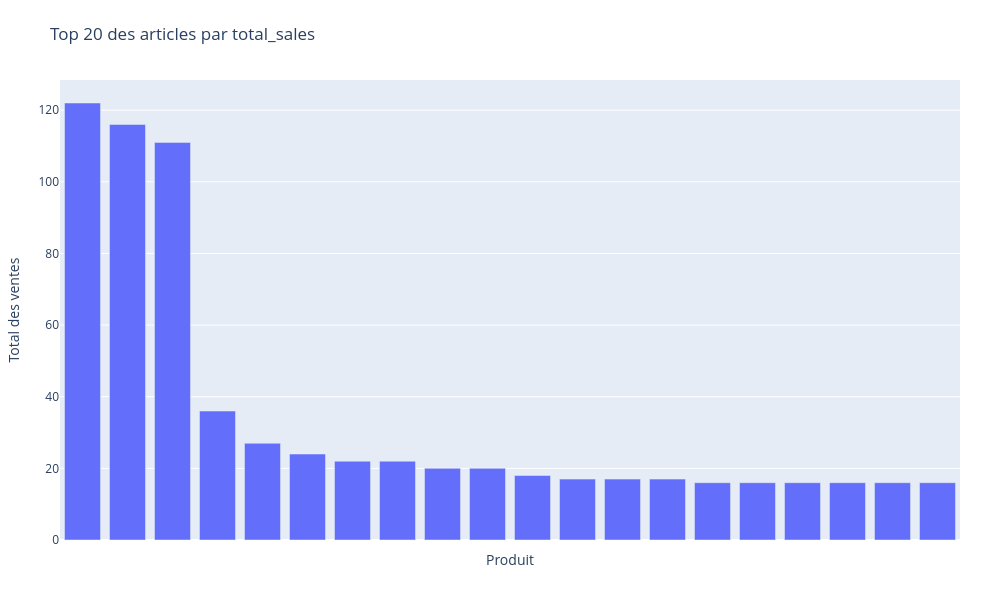

Notebook code for this chart:
### Markdown cell above
Pour la présentation, on va le refaire en enlevant les légendes de colonnes :

### Code cell
# Graphique en barres des 20 premiers articles par total_sales

top20_quant = (
    erp_nettoye_web_nettoye_liaison
    .sort_values(by='total_sales', ascending=False)
    .head(20)
)

fig = px.bar(
    top20_quant,
    x='post_title',
    y='total_sales',
    labels={
        'post_title': 'Produit',
        'total_sales': 'Total des ventes'
    },
    title='Top 20 des articles par total_sales'
)

# Mise en forme pour éviter le tronquage lors de l'export
fig.update_layout(
    width=1000,
    height=600,
    xaxis_title='Produit',
    yaxis_title='Total des ventes',
    xaxis_showticklabels=False,
    margin=dict(l=60, r=40, t=80, b=60)
)

# Aucun texte sur les barres
fig.update_traces(text=None)


# Export en image statique pour le PDF
fig.show()

### Figure 1 — Plotly figure (JSON) as saved in the notebook; plotly's stock layout.template omitted (floating-point values rounded to 4 significant figures)
{"data": [{"hovertemplate": "Produit=%{x}<br>Total des ventes=%{y}<extra></extra>", "legendgroup": "", "marker": {"color": "#636efa", "pattern": {"shape": ""}}, "name": "", "orientation": "v", "showlegend": false, "textposition": "auto", "type": "bar", "x": ["François Baur Pinot Noir Schlittweg 2017", "Champagne Mailly Grand Cru Intemporelle 2010", "Argentine Mendoza Alamos Torrontes 2017", "Château De La Selve IGP Coteaux de l'Ardèche Maguelonne Rosé 2019", "Mas Laval IGP Pays d'Hérault Les Pampres Blancs 2018", "I Fabbri Chianti Classico Lamole 2017", "Albert Mann Pinot Noir Grand H 2017", "Bernard Baudry Chinon Rouge La Croix Boissée 2017", "Agnès Levet Côte Rôtie Améthyste 2017", "Moulin de Gassac IGP Pays d'Hérault Guilhem Blanc 2017", "Xavier Frissant Touraine Amboise Chenin Les Pierres 2018", "Maurel Pays d'Oc Merlot 2018", "Château Tour Haut-Caussan Médoc 2015", "Decelle-Villa Chorey-Lès-Beaune 2016", "Maurel Pays d'Oc Cabernet-Sauvignon 2017", "Mourgues du Grès Costières de Nîmes Galets Rosés 2019", "Philippe Nusswitz IGP Cévènnes Rosé O Pale 2019", "Château Ollieux Romanis Corbières Rosé Classique 2019", "Triennes IGP Méditerranée Rosé 2019", "Château de La Liquière Languedoc Blanc Les Amandiers 2019"], "xaxis": "x", "y": [122.0, 116.0, 111.0, 36.0, 27.0, 24.0, 22.0, 22.0, 20.0, 20.0, 18.0, 17.0, 17.0, 17.0, 16.0, 16.0, 16.0, 16.0, 16.0, 16.0], "yaxis": "y"}], "layout": {"barmode": "relative", "height": 600, "legend": {"tracegroupgap": 0}, "margin": {"b": 60, "l": 60, "r": 40, "t": 80}, "title": {"text": "Top 20 des articles par total_sales"}, "width": 1000, "xaxis": {"anchor": "y", "autorange": true, "domain": [0, 1], "range": [-0.5, 19.5], "showticklabels": false, "title": {"text": "Produit"}, "type": "category"}, "yaxis": {"anchor": "x", "autorange": true, "domain": [0, 1], "range": [0, 128.4], "title": {"text": "Total des ventes"}, "type": "linear"}}}
